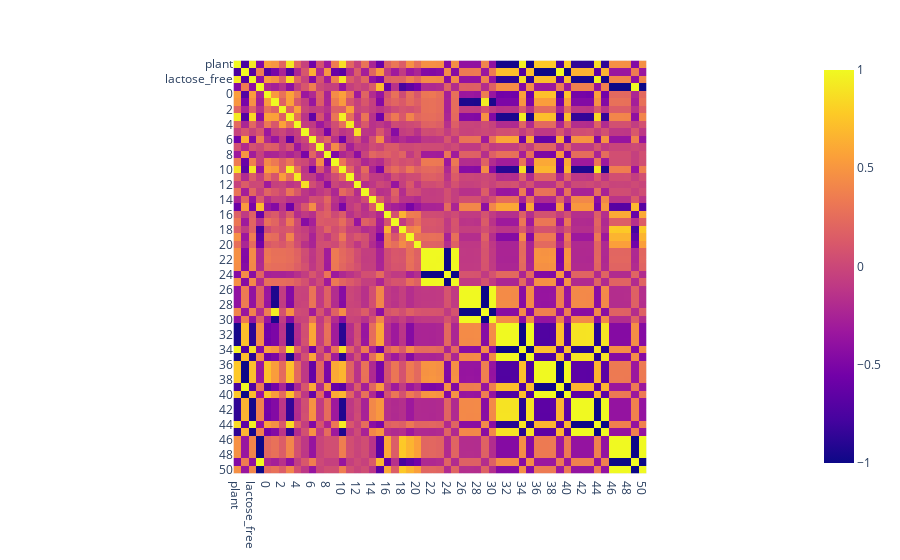

The notebook cell saved with this chart:
### Code cell
numerical_columns = ['plant', 'fat_content', 'lactose_free', 'ultrapasteurized'] 
numerical_columns += list(optinstr_df.columns.values)
px.imshow(product_data[numerical_columns].corr())

### Figure 1 — Plotly figure (JSON) as saved in the notebook; plotly's stock layout.template omitted (floating-point values rounded to 4 significant figures; data arrays with more than 128 entries replaced by an {"elided": "..."} marker saying what was removed)
{"data": [{"coloraxis": "coloraxis", "hovertemplate": "x: %{x}<br>y: %{y}<br>color: %{z}<extra></extra>", "name": "0", "type": "heatmap", "x": ["plant", "fat_content", "lactose_free", "ultrapasteurized", "0", "1", "2", "3", "4", "5", "6", "7", "8", "9", "10", "11", "12", "13", "14", "15", "16", "17", "18", "19", "20", "21", "22", "23", "24", "25", "26", "27", "28", "29", "30", "31", "32", "33", "34", "35", "36", "37", "38", "39", "40", "41", "42", "43", "44", "45", "46", "47", "48", "49", "50"], "xaxis": "x", "y": ["plant", "fat_content", "lactose_free", "ultrapasteurized", "0", "1", "2", "3", "4", "5", "6", "7", "8", "9", "10", "11", "12", "13", "14", "15", "16", "17", "18", "19", "20", "21", "22", "23", "24", "25", "26", "27", "28", "29", "30", "31", "32", "33", "34", "35", "36", "37", "38", "39", "40", "41", "42", "43", "44", "45", "46", "47", "48", "49", "50"], "yaxis": "y", "z": {"elided": "55x55 float values"}}], "layout": {"coloraxis": {"colorscale": [[0, "#0d0887"], [0.1111, "#46039f"], [0.2222, "#7201a8"], [0.3333, "#9c179e"], [0.4444, "#bd3786"], [0.5556, "#d8576b"], [0.6667, "#ed7953"], [0.7778, "#fb9f3a"], [0.8889, "#fdca26"], [1, "#f0f921"]]}, "margin": {"t": 60}, "xaxis": {"anchor": "y", "constrain": "domain", "domain": [0, 1], "scaleanchor": "y"}, "yaxis": {"anchor": "x", "autorange": "reversed", "constrain": "domain", "domain": [0, 1]}}}
